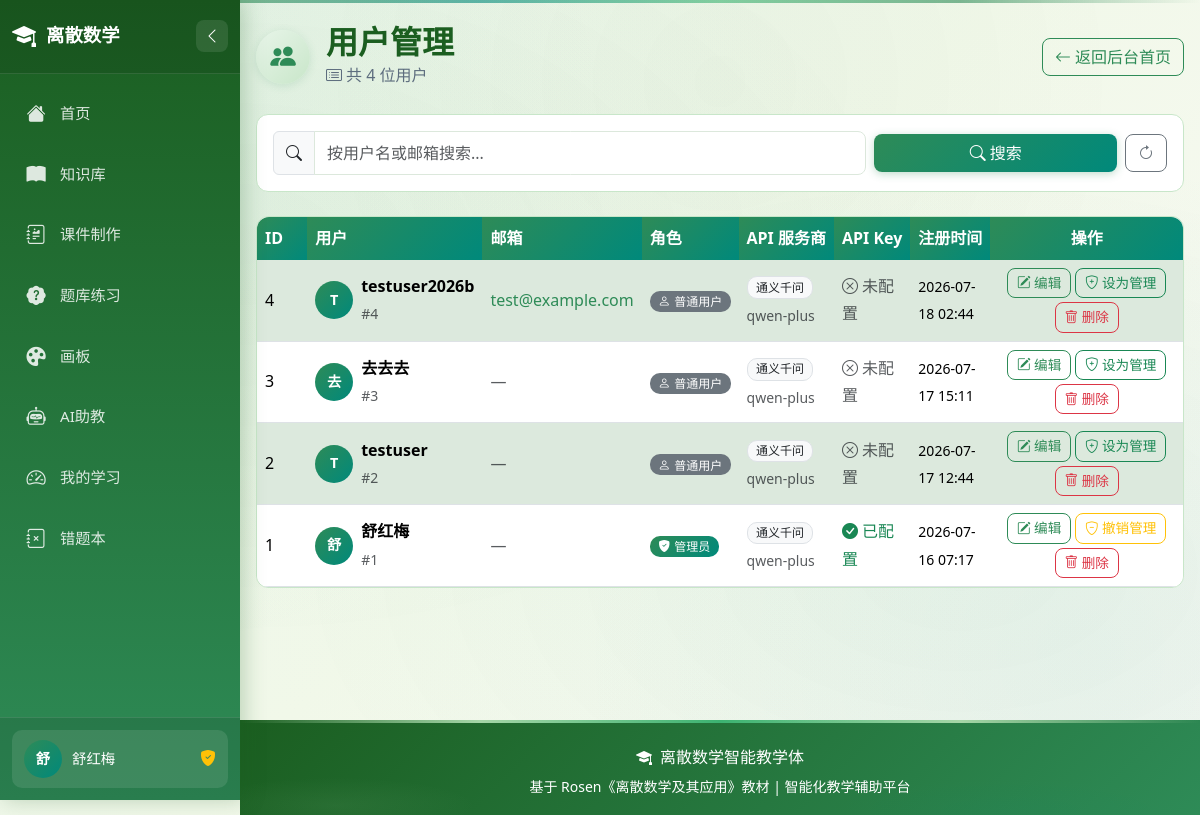
Page /admin/users (signed in) on the committed database.
### app/models.py (models this page shows, shortened)
class User(db.Model):
    __tablename__ = 'users'
    id = db.Column(db.Integer, primary_key=True)
    username = db.Column(db.String(80), unique=True, nullable=False)
    email = db.Column(db.String(120))
    password_hash = db.Column(db.String(256), nullable=False)
    is_admin = db.Column(db.Boolean, default=False)
    api_provider = db.Column(db.String(50), default='qwen')  # qwen/deepseek/openai
    api_key = db.Column(db.String(256))  # 用户自己的API Key
    api_model = db.Column(db.String(100), default='qwen-plus')  # 用户选择的模型
    created_at = db.Column(db.DateTime, default=datetime.utcnow)

### app/routes/admin.py (the view)
@admin_bp.route('/users')
@admin_required
def users():
    keyword = (request.args.get('keyword') or '').strip()
    query = User.query
    if keyword:
        like = f'%{keyword}%'
        query = query.filter(
            or_(User.username.like(like), User.email.like(like))
        )
    all_users = query.order_by(User.created_at.desc()).all()
    return render_template('admin/users.html', users=all_users, keyword=keyword)

### app/utils/auth_helpers.py (called while the page is built, shortened)
def get_current_user():
    if getattr(g, 'user', None) is not None:
        return g.user

def admin_required(f):
    @wraps(f)
    def decorated_function(*args, **kwargs):
        user = get_current_user()
        if user is None:
            flash('请先登录后再访问该页面。', 'warning')
            return redirect(url_for('auth.login'))
        if not user.is_admin:
            flash('无权访问该页面，仅管理员可访问。', 'danger')
            return redirect(url_for('main.index'))
        return f(*args, **kwargs)
    return decorated_function

### app/templates/admin/users.html (shortened to what this page needs)
{% extends "base.html" %}
{% block content %}
<div class="d-flex align-items-center justify-content-between flex-wrap gap-2 mb-4">
    <div class="d-flex align-items-center">
        <div class="icon-wrapper me-3" style="width:54px;height:54px;">
            <i class="bi bi-people-fill" style="font-size:1.6rem;"></i>
        </div>
        <div>
            <h2 class="mb-0 text-dark-green">用户管理</h2>
            <p class="text-ink-gray mb-0">
                <i class="bi bi-card-list me-1"></i>共 {{ users | length }} 位用户
            </p>
        </div>
    </div>
    <a href="{{ url_for('admin.index') }}" class="btn btn-outline-seagreen">
        <i class="bi bi-arrow-left me-1"></i>返回后台首页
    </a>
</div>
<div class="card mb-4">
    <div class="card-body py-3">
        <form method="get" action="{{ url_for('admin.users') }}" class="row g-2 align-items-center">
            <div class="col-md-8">
                <div class="input-group">
                    <span class="input-group-text"><i class="bi bi-search"></i></span>
                    <input type="text" class="form-control" name="keyword"
                           value="{{ keyword }}" placeholder="按用户名或邮箱搜索...">
                </div>
            </div>
            <div class="col-md-4 d-flex gap-2">
                <button type="submit" class="btn btn-seagreen flex-grow-1">
                    <i class="bi bi-search me-1"></i>搜索
                </button>
                <a href="{{ url_for('admin.users') }}" class="btn btn-outline-secondary">
                    <i class="bi bi-arrow-clockwise"></i>
                </a>
            </div>
        </form>
    </div>
</div>
<div class="card">
    <div class="card-body p-0">
        <div class="table-responsive">
            <table class="table table-striped table-hover mb-0 align-middle">
                <thead>
                    <tr>
                        <th style="width:60px;">ID</th>
                        <th>用户</th>
                        <th>邮箱</th>
                        <th>角色</th>
                        <th>API 服务商</th>
                        <th>API Key</th>
                        <th>注册时间</th>
                        <th class="text-center" style="width:280px;">操作</th>
                    </tr>
                </thead>
                <tbody>
                    {% for u in users %}
                    <tr>
                        <td>{{ u.id }}</td>
                        <td>
                            <div class="d-flex align-items-center">
                                <div class="user-avatar me-2">{{ u.username[0] | upper }}</div>
                                <div>
                                    <div class="fw-semibold">{{ u.username }}</div>
                                    <small class="text-muted">#{{ u.id }}</small>
                                </div>
                            </div>
                        </td>
                        <td>
                            {% if u.email %}
                                <a href="mailto:{{ u.email }}">{{ u.email }}</a>
                            {% else %}
                                <span class="text-muted">—</span>
                            {% endif %}
                        </td>
                        <td>
                            {% if u.is_admin %}
                                <span class="badge bg-seagreen"><i class="bi bi-shield-fill-check me-1"></i>管理员</span>
                            {% else %}
                                <span class="badge bg-secondary"><i class="bi bi-person me-1"></i>普通用户</span>
                            {% endif %}
                        </td>
                        <td>
                            {% if u.api_provider %}
                                <span class="badge bg-light text-dark border">
                                    {% if u.api_provider == 'qwen' %}通义千问
                                    {% elif u.api_provider == 'deepseek' %}DeepSeek
                                    {% elif u.api_provider == 'openai' %}OpenAI
                                    {% else %}{{ u.api_provider }}{% endif %}
                                </span>
                                {% if u.api_model %}
                                    <small class="text-muted d-block mt-1">{{ u.api_model }}</small>
                                {% endif %}
                            {% else %}
                                <span class="text-muted">—</span>
                            {% endif %}
                        </td>
                        <td>
                            {% if u.api_key %}
                                <span class="text-success"><i class="bi bi-check-circle-fill me-1"></i>已配置</span>
                            {% else %}
                                <span class="text-muted"><i class="bi bi-x-circle me-1"></i>未配置</span>
                            {% endif %}
                        </td>
                        <td>
                            <small>{{ u.created_at.strftime('%Y-%m-%d %H:%M') if u.created_at else '-' }}</small>
                        </td>
                        <td>
                            <div class="d-flex flex-wrap gap-1 justify-content-center">
                                <a href="{{ url_for('admin.edit_user', user_id=u.id) }}"
                                   class="btn btn-outline-seagreen action-btn" title="编辑">
                                    <i class="bi bi-pencil-square"></i> 编辑
                                </a>
                                <form method="post" action="{{ url_for('admin.toggle_admin', user_id=u.id) }}"
                                      onsubmit="return confirm('确定要{{ '撤销' if u.is_admin else '授予' }}用户 {{ u.username }} 的管理员权限吗？');"
                                      style="display:inline;">
                                    {% if u.is_admin %}
                                        <button type="submit" class="btn btn-outline-warning action-btn" title="撤销管理员">
                                            <i class="bi bi-shield-minus"></i> 撤销管理
                                        </button>
                                    {% else %}
                                        <button type="submit" class="btn btn-outline-success action-btn" title="设为管理员">
                                            <i class="bi bi-shield-plus"></i> 设为管理
                                        </button>
                                    {% endif %}
                                </form>
                                <form method="post" action="{{ url_for('admin.delete_user', user_id=u.id) }}"
                                      onsubmit="return confirm('确定要删除用户 {{ u.username }} 吗？此操作不可恢复！');"
                                      style="display:inline;">
                                    <button type="submit" class="btn btn-outline-danger action-btn" title="删除">
                                        <i class="bi bi-trash"></i> 删除
                                    </button>
                                </form>
                            </div>
                        </td>
                    </tr>
                    {% endfor %}
                </tbody>
            </table>
        </div>
    </div>
</div>
{% endblock %}

### app/templates/base.html (shortened to what this page needs)
<!DOCTYPE html>
<html lang="zh-CN">
<head>
    <link href="https://cdn.bootcdn.net/ajax/libs/twitter-bootstrap/5.3.2/css/bootstrap.min.css" rel="stylesheet">
    <link href="https://cdn.bootcdn.net/ajax/libs/bootstrap-icons/1.11.2/font/bootstrap-icons.min.css" rel="stylesheet" media="all">
    <link rel="stylesheet" href="https://cdn.bootcdn.net/ajax/libs/font-awesome/6.5.1/css/all.min.css" media="all">
    <link rel="stylesheet" href="{{ url_for('static', filename='css/style.css') }}?v={{ range(1000, 9999) | random }}">
</head>
<body class="sidebar-body">
    <aside class="sidebar" id="sidebar">
        <div class="sidebar-header">
            <a class="sidebar-brand" href="{{ url_for('main.index') }}">
                <i class="bi bi-mortarboard-fill"></i>
                <span class="brand-text">离散数学</span>
            </a>
            <button class="sidebar-toggle" id="sidebarToggle" title="收缩/展开侧边栏">
                <i class="bi bi-chevron-left"></i>
            </button>
        </div>
        <nav class="sidebar-nav">
            <ul class="nav-list">
                <li class="nav-item">
                    <a class="nav-link {% if request.path == '/' %}active{% endif %}" href="{{ url_for('main.index') }}">
                        <i class="nav-icon bi bi-house-fill"></i>
                        <span class="nav-text">首页</span>
                    </a>
                </li>
                <li class="nav-item">
                    <a class="nav-link {% if '/knowledge' in request.path and '/graph' not in request.path %}active{% endif %}" href="{{ url_for('knowledge.index') }}">
                        <i class="nav-icon bi bi-book-fill"></i>
                        <span class="nav-text">知识库</span>
                    </a>
                </li>
                <li class="nav-item">
                    <a class="nav-link {% if '/courseware' in request.path %}active{% endif %}" href="{{ url_for('courseware.index') }}">
                        <i class="nav-icon bi bi-journal-richtext"></i>
                        <span class="nav-text">课件制作</span>
                    </a>
                </li>
                <li class="nav-item">
                    <a class="nav-link {% if '/quiz' in request.path %}active{% endif %}" href="{{ url_for('quiz.index') }}">
                        <i class="nav-icon bi bi-patch-question-fill"></i>
                        <span class="nav-text">题库练习</span>
                    </a>
                </li>
                <li class="nav-item">
                    <a class="nav-link {% if '/canvas' in request.path %}active{% endif %}" href="{{ url_for('canvas.index') }}">
                        <i class="nav-icon bi bi-palette-fill"></i>
                        <span class="nav-text">画板</span>
                    </a>
                </li>
                <li class="nav-item">
                    <a class="nav-link {% if '/chat' in request.path %}active{% endif %}" href="{{ url_for('chat.index') }}">
                        <i class="nav-icon bi bi-robot"></i>
                        <span class="nav-text">AI助教</span>
                    </a>
                </li>
                <li class="nav-item">
                    <a class="nav-link {% if '/dashboard' in request.path %}active{% endif %}" href="{{ url_for('dashboard.index') }}">
                        <i class="nav-icon bi bi-speedometer2"></i>
                        <span class="nav-text">我的学习</span>
                    </a>
                </li>
                <li class="nav-item">
                    <a class="nav-link {% if '/wrong-book' in request.path %}active{% endif %}" href="{{ url_for('wrong_book.index') }}">
                        <i class="nav-icon bi bi-journal-x"></i>
                        <span class="nav-text">错题本</span>
                    </a>
                </li>
            </ul>
        </nav>
        <div class="sidebar-footer">
            {% if current_user %}
            <div class="user-dropdown">
                <a class="user-info" href="#" role="button" data-bs-toggle="dropdown" aria-expanded="false">
                    <span class="user-avatar">{{ current_user.username[0] | upper }}</span>
                    <span class="user-name">{{ current_user.username }}</span>
                    {% if current_user.is_admin %}
                    <i class="bi bi-shield-fill-check text-warning ms-1" title="管理员"></i>
                    {% endif %}
                </a>
            </div>
            {% endif %}
        </div>
    </aside>
    <main class="main-content">
        {% block content %}{% endblock %}
    </main>
    <footer class="site-footer">
        <div class="footer-ink-decoration"></div>
        <div class="container text-center position-relative">
            <p class="mb-1"><i class="bi bi-mortarboard-fill me-2"></i>离散数学智能教学体</p>
            <p class="mb-0 small">基于 Rosen《离散数学及其应用》教材 | 智能化教学辅助平台</p>
        </div>
    </footer>
</body>
</html>

### app/templates/admin/users.html (style rules this page uses)
.user-avatar { width: 38px; height: 38px; border-radius: 50%; background: linear-gradient(135deg, var(--seagreen), var(--teal)); color: white; display: inline-flex; align-items: center; justify-content: center; font-weight: 600; flex-shrink: 0; }
.table thead th { white-space: nowrap; }
.table td { vertical-align: middle; }
.action-btn { padding: 0.25rem 0.55rem; font-size: 0.85rem; }

### rows in the picture
User: username "舒", username "舒红梅", id "1", is_admin True (drawn), api_provider "通义千问", api_model "qwen-plus", shows "已配置", created_at "2026-07-16 07:17"
User: id "4", username "T", username "testuser2026b", email "test@example.com", is_admin False (drawn), api_provider "通义千问", api_model "qwen-plus", shows "未配置", created_at "2026-07-18 02:44"
User: id "3", username "去", username "去去去", is_admin False (drawn), api_provider "通义千问", api_model "qwen-plus", shows "未配置", created_at "2026-07-17 15:11"
User: id "2", username "T", username "testuser", is_admin False (drawn), api_provider "通义千问", api_model "qwen-plus", shows "未配置", created_at "2026-07-17 12:44"

### other values in the picture
{{ users | length }} "4"
